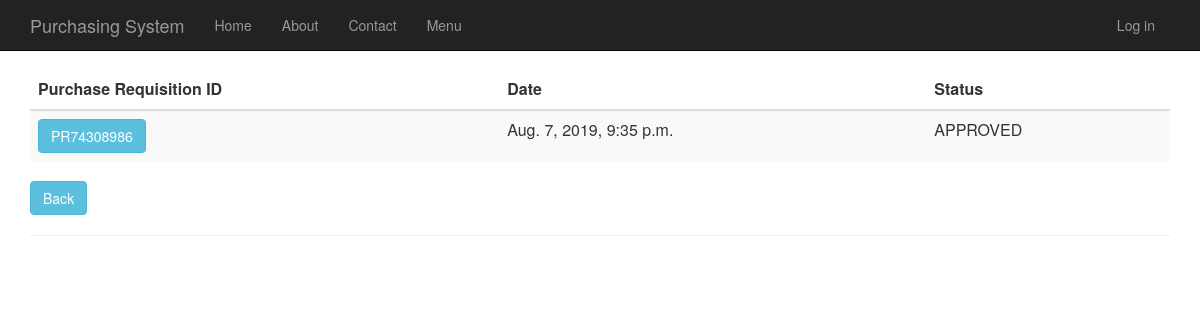
The app's page /purchaserequisitionhistory, older data.
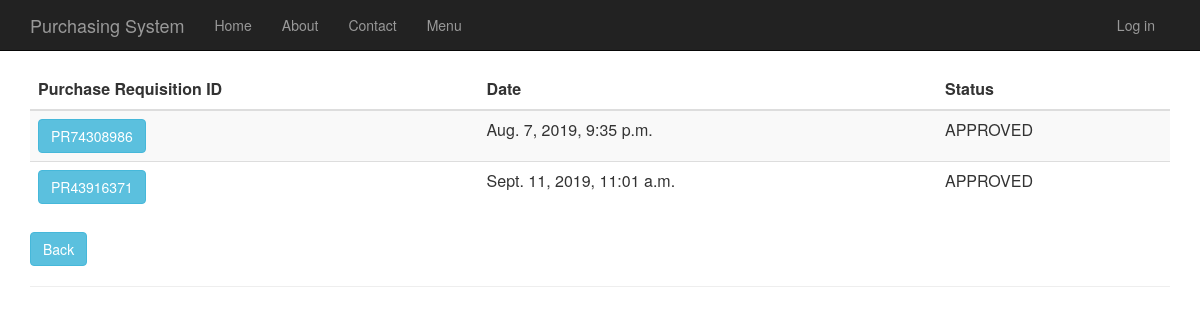
The same page, newer data.
### PurchaseRequisition/models.py (models this page shows)
class PurchaseRequisition(models.Model):
    pr_id= models.CharField(max_length=10, primary_key=True) #takes character
    description= models.TextField(null=True,default=None, blank=True)
    time_created= models.DateTimeField()
    total_price= models.DecimalField(max_digits=10, decimal_places=2, default=Decimal('0.00'))
    status= models.TextField(max_length=10, default="Pending")
    person_id = models.ForeignKey(Person)
    def __str__(self):
        return str(self.pr_id)

### PurchaseRequisition/views.py (the view)
# urls.py: url(r'^purchaserequisitionhistory', PurchaseRequisition.views.purchaserequisitionhistory, name="purchase_requisition_history"),
def purchaserequisitionhistory(request):
    purchase_requisitions = PurchaseRequisition.objects.all()
    print(purchase_requisitions)
    context = {
            'title':'Purchase Requisition History',
            'rows':purchase_requisitions
        }
    return render(request,'PurchaseRequisition/purchaserequisitionhistory.html',context)

### PurchaseRequisition/templates/PurchaseRequisition/purchaserequisitionhistory.html
﻿{% extends "app/layout.html" %}
{% block content %}
<div class="purchaseorderhistory margintop" action="menu" >
    <form action="purchaserequisitionhistorydetails" method="GET">
        <table class="table table-striped margintop">
          <thead>
            <tr>
              <th scope="col">Purchase Requisition ID</th>
              <th scope="col">Date</th>
              <th scope="col">Status</th>
            </tr>
          </thead>
          <tbody>
              {% for r in rows %}
            <tr>
                 <td><button type="submit" name="pr_id" value="{{r.pr_id}}" class="btn btn-info" >{{r.pr_id}}</button></td>
                 <td>{{r.time_created}}</td>
                 <td>{{r.status}}</td>
            </tr>
              {% endfor %}
          </tbody>
        </table>
    </form>
       <form action="menu">
        <div class="margintop">
            <button type="submit" class="btn btn-info" >Back</button>
        </div>
    </form>
</div>
{% endblock %}

Row changes from the older to the newer data that the page shows:
added PurchaseRequisition: pr_id "PR43916371", time_created "Sept. 11, 2019, 11:01 a.m.", status "APPROVED"
